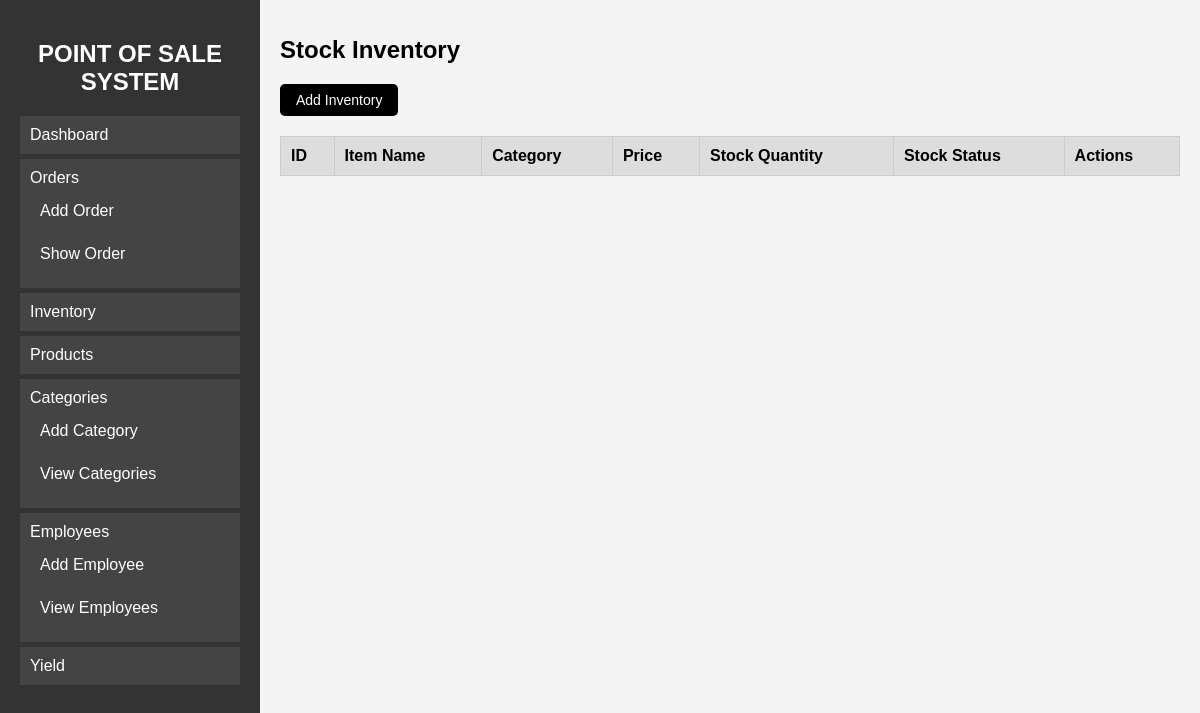
Before: /inventory.php with the older database file.
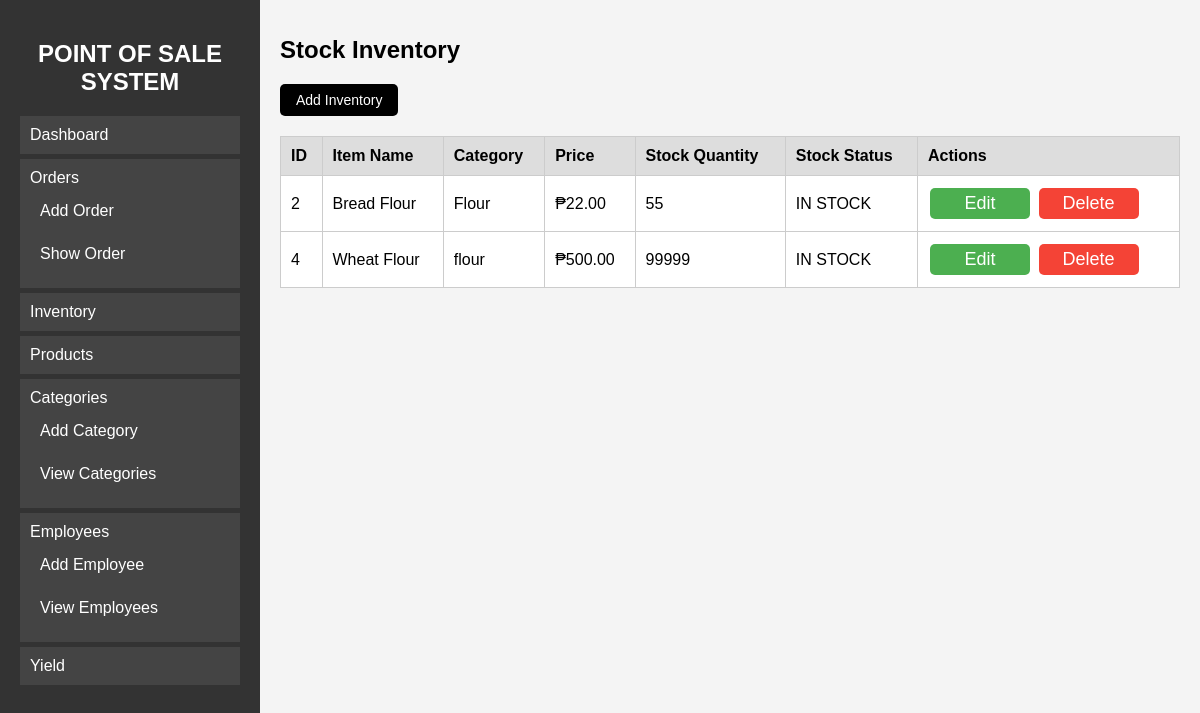
After: the same page with the newer database file.
### tables this page shows
CREATE TABLE `inventory` (
  `ID` int(11) NOT NULL,
  `Item_Name` varchar(255) NOT NULL,
  `Category` varchar(100) NOT NULL,
  `Price` decimal(10,2) NOT NULL,
  `Stock_Quantity` int(11) NOT NULL
);

### inventory.php (the view, shortened to what this page needs)
<?php
include 'db.php';
?>
<!DOCTYPE html>
<html lang="en">
<head>
    <link rel="stylesheet" href="main.css">
</head>
<body>
<div class="sidebar">
    <h2>POINT OF SALE SYSTEM</h2>
    <ul>
        <li><a href="main.php">Dashboard</a></li>
        <li><a href="#">Orders</a>
            <ul>
                <li><a href="addorder.php">Add Order</a></li>
                <li><a href="showorder.php">Show Order</a></li>
            </ul>
        </li>
        <li><a href="inventory.php">Inventory</a></li>
        <li><a href="products.php">Products</a></li>
        <li><a href="#">Categories</a>
            <ul>
                <li><a href="addcategory.php">Add Category</a></li>
                <li><a href="viewcategory.php">View Categories</a></li>
            </ul>
        </li>
        <li><a href="#">Employees</a>
            <ul>
                <li><a href="addemployee.php">Add Employee</a></li>
                <li><a href="viewemployee.php">View Employees</a></li>
            </ul>
        </li>
        <li><a href="yield.php">Yield</a></li>
    </ul>
</div>
<div class="main-content">
    <h1>Stock Inventory</h1>
    <button onclick="openModal()" class="add-btn">Add Inventory</button>
    <table>
        <tr>
            <th>ID</th>
            <th>Item Name</th>
            <th>Category</th>
            <th>Price</th>
            <th>Stock Quantity</th>
            <th>Stock Status</th>
            <th>Actions</th>
        </tr>
        <?php
        $query = "SELECT * FROM inventory";
        $result = mysqli_query($conn, $query);
        while ($row = mysqli_fetch_assoc($result)) {
            echo "<tr>
                    <td>{$row['ID']}</td>
                    <td>{$row['Item_Name']}</td>
                    <td>{$row['Category']}</td>
                    <td>₱{$row['Price']}</td>
                    <td>{$row['Stock_Quantity']}</td>
                    <td>" . ($row['Stock_Quantity'] > 0 ? "<span class='stock-status in-stock'>IN STOCK</span>" : "<span class='stock-status out-of-stock'>OUT OF STOCK</span>") . "</td>
                    <td>
                        <a href='#' class='edit-btn' onclick='openEditModal({$row['ID']}, \"{$row['Item_Name']}\", \"{$row['Category']}\", {$row['Price']}, {$row['Stock_Quantity']})'>Edit</a>
                        <a href='inventory.php?delete_id=" . urlencode($row['ID']) . "' class='delete-btn' onclick='return confirm(\"Are you sure you want to delete this item?\");'>Delete</a>
                        </td>
                  </tr>";
        }
        ?>
    </table>
</div>
</body>
</html>

Changed rows visible on the page:
added inventory: ID "2", Item_Name "Bread Flour", Category "Flour", Price "22.00", Stock_Quantity "55", shows "IN STOCK"
added inventory: ID "4", Item_Name "Wheat Flour", Category "flour", Price "500.00", Stock_Quantity "99999", shows "IN STOCK"
